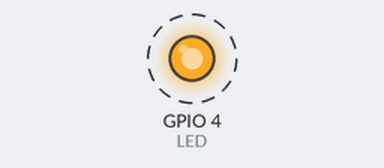
Recording of a program running on a simulated Raspberry Pi (BCM pin numbers). Parts: output pins drawn as LEDs (lit = HIGH). Dashed ring = blinking. At 10.0 s the program stops and its outputs stay as they are.

Above: at 0.5 s.
Timing chart, 0 to 4.6 s (numbered marks = the images above):
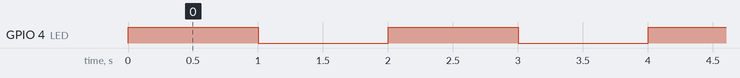

The program:

led.py
```python
import RPi.GPIO as GPIO
import time

LED = 4

GPIO.setmode(GPIO.BCM)
GPIO.setup(LED, GPIO.OUT, initial=GPIO.LOW)
for i in range(1, 6):
   GPIO.output(LED, True)
   time.sleep(1)
   GPIO.output(LED, False)
   time.sleep(1)
```

Measured:
- by itself, GPIO 4 (LED): alternates HIGH for 1.0 s and LOW for 1.0 s, 10 changes in all, then stays LOW
